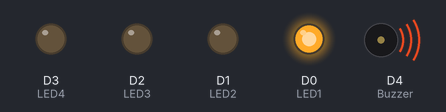
Simulated run of this sketch. Board: ESP8266 (NodeMCU). Shown: output pins drawn as LEDs (lit = HIGH), buzzer (waves = sounding, pin HIGH).

Above: at 0.5 s.
At 1.5 s:
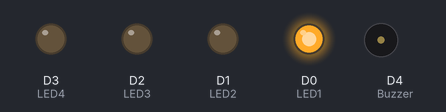
At 4.5 s:
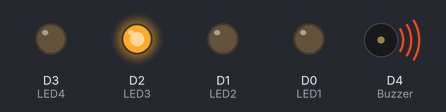
At 6.5 s:
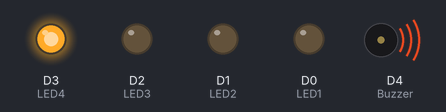
At 9.5 s:
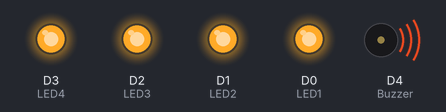
At 14.5 s:
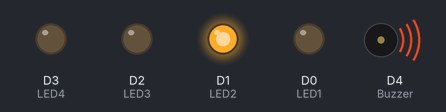
Timing chart, 0 to 15.6 s (numbered marks = the images above):
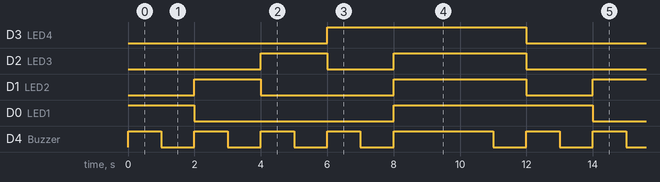

The sketch:

Lampu_Flip-Flip.ino
```cpp
#define Buzzer D4

void  setup()  {
pinMode(D0,  OUTPUT);  //LED1
pinMode(D1,  OUTPUT);  //LED2
pinMode(D2,  OUTPUT);  //LED3
pinMode(D3,  OUTPUT);  //LED4
pinMode(Buzzer, OUTPUT);

}

void  loop()  {
digitalWrite(D0,  HIGH);
digitalWrite(D1,  LOW);
digitalWrite(D2,  LOW);
digitalWrite(D3,  LOW);
digitalWrite(Buzzer,1);
delay(1000);
digitalWrite(Buzzer,0);
delay(1000);

digitalWrite(D0,  LOW);
digitalWrite(D1,  HIGH);
digitalWrite(D2,  LOW);
digitalWrite(D3,  LOW);
digitalWrite(Buzzer,1);
delay(1000);
digitalWrite(Buzzer,0);
delay(1000);

digitalWrite(D0,  LOW);
digitalWrite(D1,  LOW);
digitalWrite(D2,  HIGH);
digitalWrite(D3,  LOW);
digitalWrite(Buzzer,1);
delay(1000);
digitalWrite(Buzzer,0);
delay(1000);

digitalWrite(D0,  LOW);
digitalWrite(D1,  LOW);
digitalWrite(D2,  LOW);
digitalWrite(D3,  HIGH);
digitalWrite(Buzzer,1);
delay(1000);
digitalWrite(Buzzer,0);
delay(1000);

digitalWrite(D0,  HIGH);
digitalWrite(D1,  HIGH);
digitalWrite(D2,  HIGH);
digitalWrite(D3,  HIGH);
digitalWrite(Buzzer,1);
delay(3000);
digitalWrite(Buzzer,0);
delay(1000);
}
```

Measured:
- by itself, D3 (LED4): alternates HIGH for 6.0 s and LOW for 6.0 s
- by itself, D2 (LED3): repeats every 12.0 s: LOW 2.0 s, HIGH 4.0 s, LOW 4.0 s, HIGH 2.0 s
- by itself, D1 (LED2): repeats every 12.0 s: LOW 4.0 s, HIGH 4.0 s, LOW 2.0 s, HIGH 2.0 s
- by itself, D0 (LED1): repeats every 12.0 s: LOW 6.0 s, HIGH 6.0 s
- by itself, D4 (Buzzer): repeats every 12.0 s: 3 × (LOW 1.0 s, HIGH 1.0 s), LOW 1.0 s, HIGH 3.0 s, LOW 1.0 s, HIGH 1.0 s
